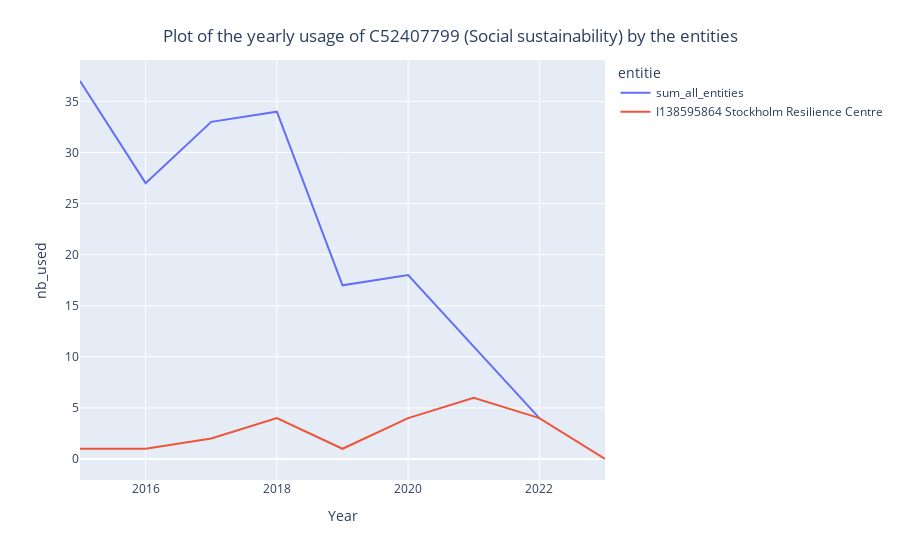

This figure's notebook cell:
### Markdown cell above
We can plot sum of usage by all and by SRC of the concept "Social sustainability" ('https://openalex.org/C52407799')

### Code cell
wplt.get_figure_time_series_element_used_by_entities(element = 'https://openalex.org/C52407799', y_datas = ['sum_all_entities', 'I138595864 Stockholm Resilience Centre'])#.write_image("sum_yearly_plot.pdf", width = 1000)

### Figure 1 — Plotly figure (JSON) as saved in the notebook; plotly's stock layout.template omitted (floating-point values rounded to 4 significant figures)
{"data": [{"hovertemplate": "entitie=sum_all_entities<br>Year=%{x}<br>nb_used=%{y}<extra></extra>", "legendgroup": "sum_all_entities", "line": {"color": "#636efa", "dash": "solid"}, "marker": {"symbol": "circle"}, "mode": "lines", "name": "sum_all_entities", "orientation": "h", "showlegend": true, "type": "scatter", "x": [2015, 2016, 2017, 2018, 2019, 2020, 2021, 2022, 2023], "xaxis": "x", "y": [37, 27, 33, 34, 17, 18, 11, 4, null], "yaxis": "y"}, {"hovertemplate": "entitie=I138595864 Stockholm Resilience Centre<br>Year=%{x}<br>nb_used=%{y}<extra></extra>", "legendgroup": "I138595864 Stockholm Resilience Centre", "line": {"color": "#EF553B", "dash": "solid"}, "marker": {"symbol": "circle"}, "mode": "lines", "name": "I138595864 Stockholm Resilience Centre", "orientation": "h", "showlegend": true, "type": "scatter", "x": [2015, 2016, 2017, 2018, 2019, 2020, 2021, 2022, 2023], "xaxis": "x", "y": [1, 1, 2, 4, 1, 4, 6, 4, 0], "yaxis": "y"}], "layout": {"autosize": true, "legend": {"title": {"text": "entitie"}, "tracegroupgap": 0}, "margin": {"t": 60}, "title": {"text": "Plot of the yearly usage of C52407799 (Social sustainability) by the entities", "x": 0.5, "xanchor": "center", "yanchor": "top"}, "xaxis": {"anchor": "y", "autorange": true, "domain": [0, 1], "range": [2015, 2023], "title": {"text": "Year"}, "type": "linear"}, "yaxis": {"anchor": "x", "autorange": true, "domain": [0, 1], "range": [-2.056, 39.06], "title": {"text": "nb_used"}, "type": "linear"}}}
